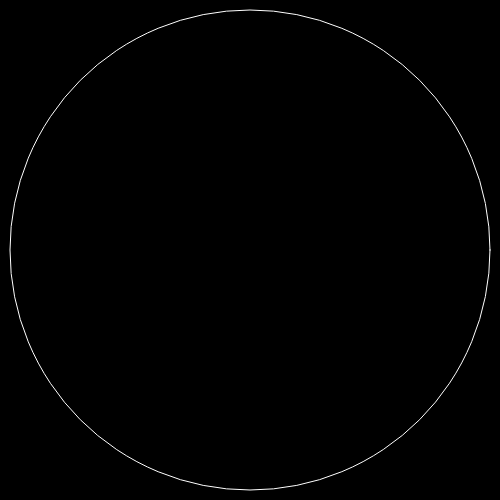
Frame 1 (no input)
Frame 60 (no input): identical to frame 1, image omitted
Frame 120 (the mouse pressed at the canvas centre since frame 60): identical to frame 1, image omitted

The p5.js sketch that drew this single still picture (run headless with seeded random() and noise() and a simulated clock; from frame 60 on, the mouse is pressed at the canvas centre):

// p5.js sketch
// ── sketch.js
let radius=240;
let totalPoints;
let offAngle;
let factor;
let sliderP;
function setup(){
    createCanvas(500,500);
    sliderP=createSlider(0,200,0,1);
    sliderF=createSlider(0,200,2,1);
}
function draw(){
    background(0);
    totalPoints=sliderP.value();
    offAngle=360/totalPoints;
    factor=sliderF.value();
    stroke(255);
    noFill();
    ellipse(width/2,height/2,radius*2);
    let angle=180;
    angleMode(DEGREES);
    for(var i=0;i<totalPoints;i++){
        let x=radius*cos(angle);
        let y=radius*sin(angle);
        stroke(255);
        fill(255);
        ellipse(x+width/2,y+height/2,5);
        angle-=offAngle;
        let tx=radius*cos(180-(offAngle*((i*factor)%totalPoints)));
        let ty=radius*sin(180-(offAngle*((i*factor)%totalPoints)));
        stroke(255);
        line(x+width/2,y+height/2,tx+width/2,ty+height/2);
    }
}
